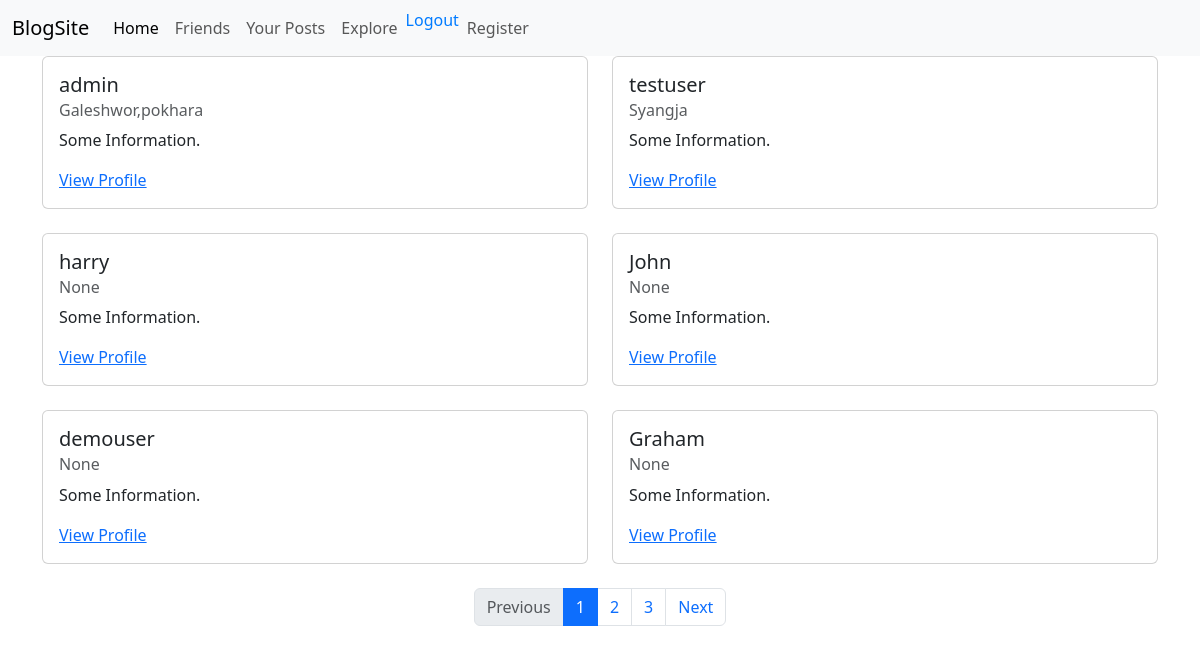
Screenshot of /explore/ (signed in) with the database file from the repository.
### accounts/models.py (models this page shows, shortened)
class Profile(models.Model):
    user=models.OneToOneField(settings.AUTH_USER_MODEL,on_delete=models.CASCADE,related_name='profile')
    date_of_birth=models.DateField(null=True,blank=True,validators=[validate_dob])
    address=models.CharField(null=True,blank=True,max_length=255)
    bio=models.CharField(null=True,blank=True,max_length=500)
    def get_absolute_url(self):
        return reverse("profile_detail", kwargs={"pk": self.pk})

class CustomUser(AbstractUser):
    email = models.EmailField(unique=True)
    USERNAME_FIELD='email'
    REQUIRED_FIELDS = ['username']
    objects=CustomUserManager()

### accounts/views.py (the view)
# urls.py: path('explore/',ListExploreView.as_view(),name='explore'),
class ListExploreView(LoginRequiredMixin,ListView):
    model=Follow
    template_name='accounts/explore.html'
    context_object_name='registered_users'
    paginate_by=6
    def get_queryset(self):
        user_profile=get_object_or_404(Profile,user=self.request.user)
        queryset = Profile.objects.exclude(id=user_profile.id)
        following_profiles = Follow.objects.filter(follower=user_profile).values_list('following_id', flat=True)
        queryset = queryset.exclude(id__in=following_profiles)
        return queryset

### accounts/templates/accounts/explore.html
{% extends "../base.html" %} {% block title %} Explore {% endblock title %}
{% block content %}
<div class="container">
  <div class="row">
    {% for profile in registered_users %}
    <div class="col-md-6 mb-4">
      <div class="card">
        <div class="card-body">
          <h5 class="card-title">{{ profile.user.username }}</h5>
          <h6 class="card-subtitle mb-2 text-body-secondary">
            {{ profile.address }}
          </h6>
          <p class="card-text">Some Information.</p>
          <a href="{{profile.get_absolute_url }}">View Profile</a>
        </div>
      </div>
    </div>
    {% endfor %}
  </div>
</div>
{% if is_paginated %}
<nav aria-label="Page navigation">
  <ul class="pagination justify-content-center">
    <li class="page-item {% if not page_obj.has_previous %}disabled{% endif %}">
    {% if page_obj.has_previous %}
        <a class="page-link" href="?page={{ page_obj.previous_page_number }}">Previous</a>
    {% else %}
        <span class="page-link">Previous</span>
    {% endif %}
</li>
    {% for num in paginator.page_range %}
    <li class="page-item {% if num == page_obj.number %}active{% endif %}">
      <a class="page-link" href="?page={{ num }}">{{ num }}</a>
    </li>
    {% endfor %}
    <li class="page-item {% if not page_obj.has_next %}disabled{% endif %}">
    {% if page_obj.has_next %}
        <a class="page-link" href="?page={{ page_obj.next_page_number }}">Next</a>
    {% else %}
        <span class="page-link">Next</span>
    {% endif %}
    </li>
  </ul>
</nav>
{% endif %} {% endblock content %}

### rows the page displays
Profile: user.username "admin", address "Galeshwor,pokhara"
Profile: user.username "testuser", address "Syangja"
Profile: user.username "harry", address "None"
Profile: user.username "John", address "None"
Profile: user.username "demouser", address "None"
Profile: user.username "Graham", address "None"

### other values shown
{{ num }} "1" "2" "3"
